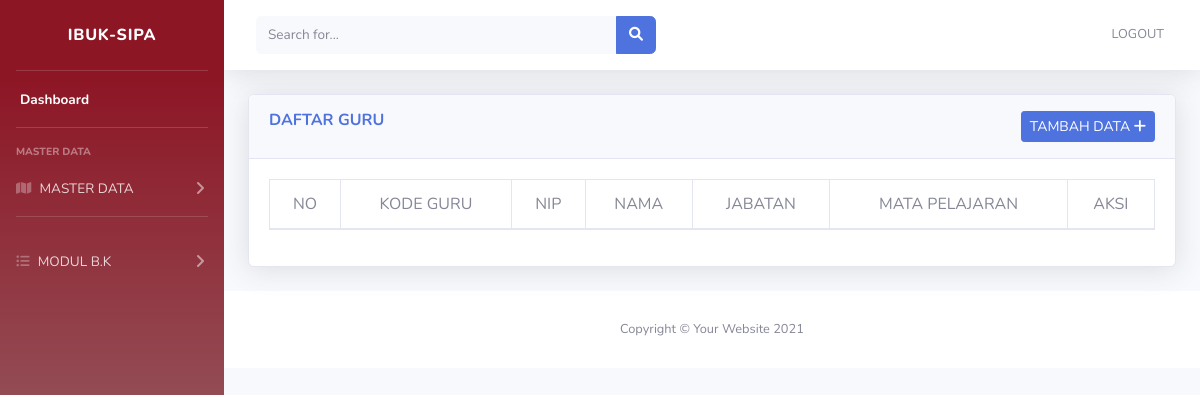
The app's page /index.php/guru, older data.
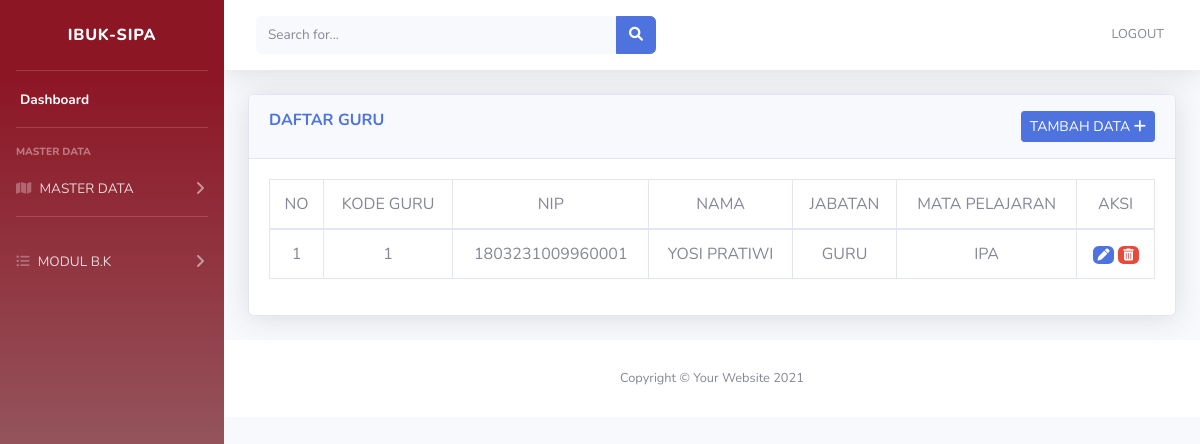
The same page, newer data.
### tables this page shows
CREATE TABLE IF NOT EXISTS `tbl_guru` (
  `id` int(11) NOT NULL AUTO_INCREMENT,
  `kd_guru` int(10) NOT NULL,
  `nip` varchar(20) NOT NULL,
  `nama` varchar(50) NOT NULL,
  `kd_jabatan` int(10) NOT NULL,
  `kd_mapel` int(10) NOT NULL,
  PRIMARY KEY (`id`)
);

CREATE TABLE IF NOT EXISTS `tbl_jabatan` (
  `id` int(11) NOT NULL AUTO_INCREMENT,
  `kd_jabatan` int(10) NOT NULL,
  `jabatan` varchar(20) NOT NULL,
  PRIMARY KEY (`id`)
);

CREATE TABLE IF NOT EXISTS `tbl_mapel` (
  `id` int(11) NOT NULL AUTO_INCREMENT,
  `kd_mapel` int(50) NOT NULL,
  `nm_mapel` varchar(100) NOT NULL,
  PRIMARY KEY (`id`)
);

### application/controllers/guru.php (called while the page is built, shortened)
<?php
class Guru extends CI_Controller {
  public function index()
  {
    $data['tbl_guru'] = $this->modelguru->SemuaData();
    $this->load->view('tamplate/header');
    $this->load->view('tamplate/sidebar');
    $this->load->view('tamplate/topbar');
    $this->load->view('guru', $data);
    $this->load->view('tamplate/footer');
  }
}
?>

### index.php (called while the page is built, shortened)
<?php
require_once BASEPATH.'core/CodeIgniter.php';

### application/models/Modelguru.php (called while the page is built, shortened)
<?php
class modelguru extends CI_Model
{
	public function SemuaData()
	{
		$this->db->join('tbl_jabatan jbt' ,'jbt.kd_jabatan=gru.kd_jabatan');
		$this->db->join('tbl_mapel mpl' ,'mpl.kd_mapel=gru.kd_mapel');
		return $this->db->get('tbl_guru gru')->result_array();
	}
}

### application/views/guru.php (the view)
                <div class="container-fluid">
                    <div class="card shadow mb-4">
                        <div class="card-header py-3">
                            <h6 class="m-0 font-weight-bold text-primary">DAFTAR GURU
                            <a href="<?php echo base_url('guru/tambah_data'); ?>"
                            class="btn btn-primary btn-sm float-right">TAMBAH DATA <i class="fa fa-plus"></i></a>
                        </div>
                        <div class="card-body">
                        <div class="table-responsive">
                        <table class="table table-bordered text-center" id="dataTable" width="100%" cellspacing="0">
    <thead>
      <tr>
      <td>NO</td>
      <td>KODE GURU</td>
      <td>NIP</td>
      <td>NAMA</td>
      <td>JABATAN</td>
      <td>MATA PELAJARAN</td>
      <td>AKSI</td>
      </tr>
      </thead>
  <tbody>
    <?php
    $no=1;
    foreach ($tbl_guru as $guru) : ?>
    <tr>
      <td><?php echo $no++; ?></td>
      <td><?php echo $guru['kd_guru']; ?></td>
      <td><?php echo $guru['nip']; ?></td>
      <td><?php echo $guru['nama']; ?></td>
      <td><?php echo $guru['jabatan']; ?></td>
      <td><?php echo $guru['nm_mapel']; ?></td>
    <td>
      <a href="<?php echo base_url() ?>guru/edit_data/<?php echo $guru['id']; ?>" class="badge badge-primary"><i class="fa-solid fa-pen"></i></a>
      <a href="<?php echo base_url() ?>guru/hapus_data_guru/<?php echo $guru['id']; ?>" class="badge badge-danger"><i class="fa-solid fa-trash-can"></i></a></td>
    </tr>
    <?php endforeach ?>
</tbody>
</table>
</div>
</div>
</div>
</div>

Row changes from the older to the newer data that the page shows:
added tbl_guru: kd_guru "1", nip "1803231009960001", nama "YOSI PRATIWI", tbl_jabatan.jabatan "GURU", tbl_mapel.nm_mapel "IPA"
